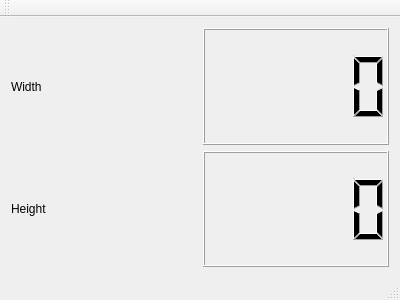
<?xml version="1.0" encoding="UTF-8"?>
<ui version="4.0">
 <class>MainWindow</class>
 <widget class="QMainWindow" name="MainWindow">
  <property name="geometry">
   <rect>
    <x>0</x>
    <y>0</y>
    <width>400</width>
    <height>300</height>
   </rect>
  </property>
  <property name="windowTitle">
   <string>MainWindow</string>
  </property>
  <widget class="QWidget" name="centralWidget">
   <layout class="QGridLayout" name="gridLayout">
    <item row="1" column="0">
     <widget class="QLabel" name="label_2">
      <property name="text">
       <string>Height</string>
      </property>
     </widget>
    </item>
    <item row="0" column="0">
     <widget class="QLabel" name="label">
      <property name="text">
       <string>Width</string>
      </property>
     </widget>
    </item>
    <item row="0" column="1">
     <widget class="QLCDNumber" name="m_QLcdNumber_Width"/>
    </item>
    <item row="1" column="1">
     <widget class="QLCDNumber" name="m_QLcdNumber_Height"/>
    </item>
   </layout>
  </widget>
  <widget class="QMenuBar" name="menuBar">
   <property name="geometry">
    <rect>
     <x>0</x>
     <y>0</y>
     <width>400</width>
     <height>20</height>
    </rect>
   </property>
  </widget>
  <widget class="QToolBar" name="mainToolBar">
   <attribute name="toolBarArea">
    <enum>TopToolBarArea</enum>
   </attribute>
   <attribute name="toolBarBreak">
    <bool>false</bool>
   </attribute>
  </widget>
  <widget class="QStatusBar" name="statusBar"/>
 </widget>
 <layoutdefault spacing="6" margin="11"/>
 <resources/>
 <connections/>
</ui>
